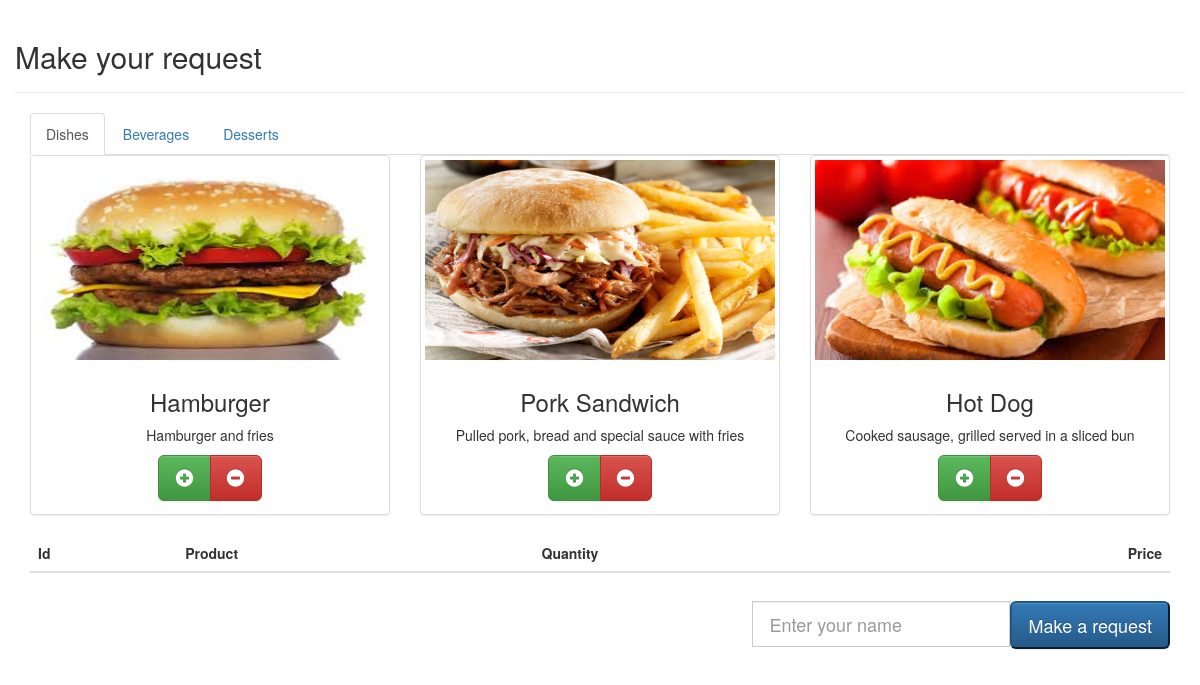
Page /mr/make_request/ on the committed database.
### mr/models.py (models this page shows, shortened)
class Product(models.Model):
    BEVERAGE = 'beverage'
    DISH = 'dish'
    DESSERT = 'dessert'
    CATEGORY_CHOICES = (
                          (BEVERAGE, 'Beverage'),
                          (DISH, 'Dish'),
                          (DESSERT, 'Desert'),
                        )
    category = models.CharField(max_length=100, choices=CATEGORY_CHOICES, default=BEVERAGE, null=False, blank=False)
    photo = models.ImageField(null=False, blank=False, upload_to='product_images')
    title = models.CharField(max_length=40, null=False, blank=False)
    text = models.CharField(max_length=200, null=False, blank=False)
    price = models.DecimalField(max_digits=10, decimal_places=2, null=False, blank=False)

### mr/views.py (the view)
def make_request(request):
    dishes = Product.objects.filter(category=Product.DISH)
    beverages = Product.objects.filter(category=Product.BEVERAGE)
    desserts =  Product.objects.filter(category=Product.DESSERT)
    products = Product.objects.all()
    return render(request, template_name='make_request.html', context=locals())

### mr/templates/make_request.html (shortened to what this page needs)
<!DOCTYPE html>
<html>
<head>
<link rel="stylesheet"
	href="https://maxcdn.bootstrapcdn.com/bootstrap/3.3.7/css/bootstrap.min.css"
>
<link rel="stylesheet"
	href="https://maxcdn.bootstrapcdn.com/bootstrap/3.3.7/css/bootstrap-theme.min.css"
>
</head>
<body>
	<div class="container">
			<div class="row">
				<div class="page-header">
					<h2>Make your request</h2>
				</div>
			</div>
			<div id="id_requests">
				<ul class="nav nav-tabs">
					<li role="presentation" class="active"><a data-toggle="pill"
						href="#tab_dishes">Dishes</a></li>
					<li role="presentation"><a data-toggle="pill"
						href="#tab_beverages">Beverages</a></li>
					<li role="presentation"><a data-toggle="pill"
						href="#tab_desserts">Desserts</a></li>
				</ul>
				<div class="tab-content">
					<div id="tab_dishes" class="tab-pane fade in active">
						<div class="row">
							{% for d in dishes %}
							<div class="col-sm-6 col-md-4">
								<div id="product_{{d.id}}" class="thumbnail" title="{{d.title}}" price="{{d.price}}">
									<img src="{{d.photo.url}}" alt="{{d.text}}" height="242"
										width="150">
									<div class="caption">
										<div class="text-center">
										<h3>{{d.title}}</h3>
										<p>{{d.text}}</p>
										<div class="btn-group" role="group" >
										  <button type="button" class="btn btn-success btn-lg" onclick="addProduct({{d.id}})" ><span class="glyphicon glyphicon-plus-sign" aria-hidden="true"></span></button>
										  <button type="button" class="btn btn-danger btn-lg"  onclick="delProduct({{d.id}}) "><span class="glyphicon glyphicon-minus-sign" aria-hidden="true"></span></button>
										</div>
										</div>
									</div>
								</div>
							</div>
							{% endfor %}
						</div>
					</div>
				</div>
			</div>
			<div>
				<table id="table_food_request" class="table">
					<thead>
						<tr>
							<th>Id</th>
							<th>Product</th>
							<th>Quantity</th>
							<th class="text-right">Price</th>
						</tr>
					</thead>
				</table>
			</div>
		<div class="navbar-form navbar-right" role="search">
				<div class="input-group">
						<input class="form-control input-lg" type="text" name="name"	id="id_name" placeholder="Enter your name">
						<span class="input-group-btn">
							<button id="id_btn_make_request" class="btn-lg btn-primary" onclick="sendFoodRequest()">Make a request</button>
						</span>
				</div>
		</div>
	</div>
</body>
</html>

### mr/templates/make_request.html (style rules this page uses)
.thumbnail img { height: 200px; width: 100%; }

### rows in the picture
Product: photo (picture), title "Hamburger", text "Hamburger and fries"
Product: photo (picture), title "Pork Sandwich", text "Pulled pork, bread and special sauce with fries"
Product: photo (picture), title "Hot Dog", text "Cooked sausage, grilled served in a sliced bun"
